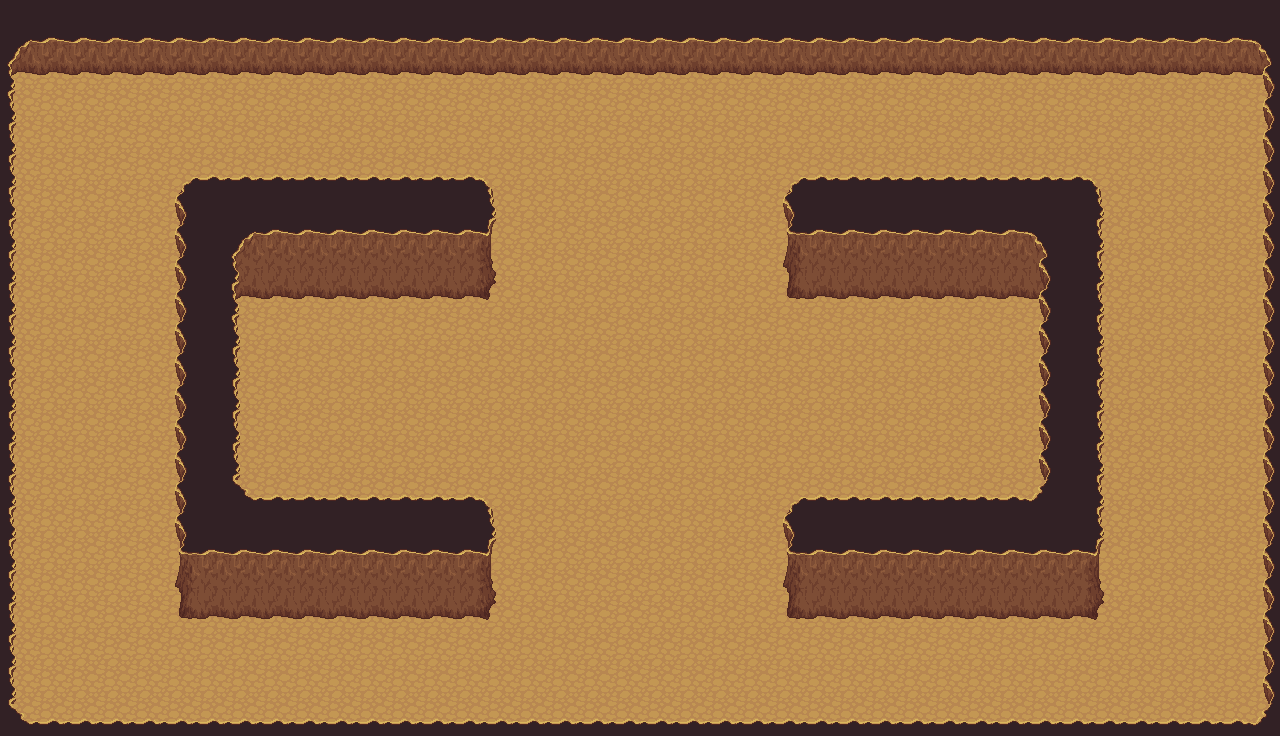

The image is a tile-based game level rendered from a .tmx file. Its description and source (layers, tilesets, objects; grid data summarised) follow:
An orthogonal 40x23 tile map with 32x32 px tiles, 2 tile layers (Ground, Walls), 2 tilesets and 19 objects (8x Spawner, MainChar).

<map version="1.0" orientation="orthogonal" renderorder="left-down" width="40" height="23" tilewidth="32" tileheight="32" nextobjectid="38">
 <tileset firstgid="1" name="Tileset" tilewidth="32" tileheight="32" tilecount="1024" columns="32">
  <image source="Tileset.png" width="1024" height="1024" />
 </tileset>
 <tileset firstgid="1025" name="Pistolero" tilewidth="32" tileheight="32" tilecount="16" columns="4">
  <image source="Pistolero.png" width="128" height="128" />
 </tileset>
 <layer name="Ground" width="40" height="23">
  <data>[920 cells, 920 non-empty, 1 distinct tile ids]</data>
 </layer>
 <layer name="Walls" width="40" height="23">
  <data>[920 cells, 827 non-empty, 24 distinct tile ids]</data>
 </layer>
 <objectgroup name="Entities">
  <object id="19" type="MainChar" gid="1025" x="640" y="416" width="32" height="32" />
  <object id="20" type="Spawner" gid="196" x="1184" y="128" width="32" height="32" />
  <object id="23" type="Spawner" gid="196" x="64" y="128" width="32" height="32" />
  <object id="24" type="Spawner" gid="196" x="896" y="416" width="32" height="32" />
  <object id="25" type="Spawner" gid="196" x="1184" y="704" width="32" height="32" />
  <object id="26" type="Spawner" gid="196" x="64" y="704" width="32" height="32" />
  <object id="28" type="Spawner" gid="196" x="384" y="416" width="32" height="32" />
  <object id="36" type="Spawner" gid="196" x="640" y="128" width="32" height="32" />
  <object id="37" type="Spawner" gid="196" x="640" y="704" width="32" height="32" />
 </objectgroup>
 <objectgroup name="Collision">
  <object id="5" x="16" y="0" width="1248" height="72" />
  <object id="6" x="0" y="0" width="16" height="736" />
  <object id="7" x="16" y="720" width="1248" height="16" />
  <object id="8" x="1264" y="0" width="16" height="736" />
  <object id="29" x="176" y="176" width="320" height="120" />
  <object id="31" x="176" y="496" width="320" height="120" />
  <object id="32" x="176" y="296" width="64" height="200" />
  <object id="33" x="1040" y="296" width="64" height="200" />
  <object id="34" x="784" y="176" width="320" height="120" />
  <object id="35" x="784" y="496" width="320" height="120" />
 </objectgroup>
</map>
